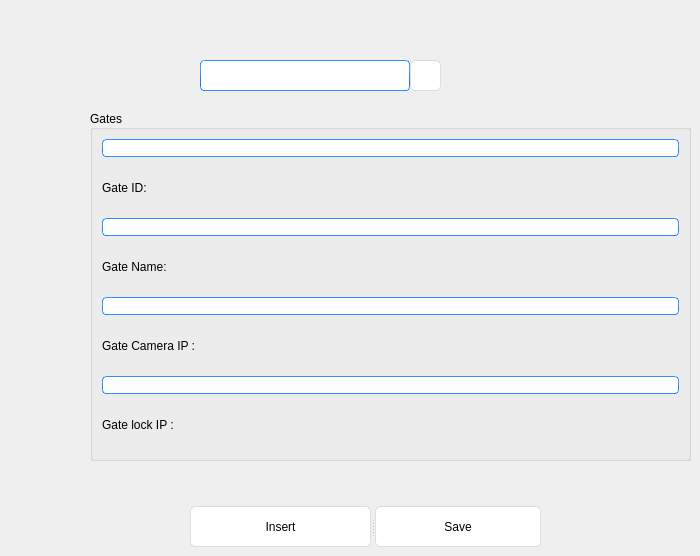
    <widget class="QWidget" name="page3">
     <widget class="QPushButton" name="search_gates">
      <property name="geometry">
       <rect>
        <x>410</x>
        <y>60</y>
        <width>31</width>
        <height>31</height>
       </rect>
      </property>
      <property name="styleSheet">
       <string notr="true">QPushButton{
	font: 25 18pt &quot;Bahnschrift Light&quot;;
	border-style: solid;
	border-top-color: qlineargradient(spread:pad, x1:0.5, y1:1, x2:0.5, y2:0, stop:0 rgb(215, 215, 215), stop:1 rgb(222, 222, 222));
	border-right-color: qlineargradient(spread:pad, x1:0, y1:0.5, x2:1, y2:0.5, stop:0 rgb(217, 217, 217), stop:1 rgb(227, 227, 227));
	border-left-color: qlineargradient(spread:pad, x1:0, y1:0.5, x2:1, y2:0.5, stop:0 rgb(227, 227, 227), stop:1 rgb(217, 217, 217));
	border-bottom-color: qlineargradient(spread:pad, x1:0.5, y1:1, x2:0.5, y2:0, stop:0 rgb(215, 215, 215), stop:1 rgb(222, 222, 222));
	border-width: 1px;
	border-radius: 5px;
	color: rgb(0,0,0);
	padding: 2px;
	background-color: rgb(255,255,255);
}
QPushButton:hover{
	border-style: solid;
	border-top-color: qlineargradient(spread:pad, x1:0.5, y1:1, x2:0.5, y2:0, stop:0 rgb(195, 195, 195), stop:1 rgb(222, 222, 222));
	border-right-color: qlineargradient(spread:pad, x1:0, y1:0.5, x2:1, y2:0.5, stop:0 rgb(197, 197, 197), stop:1 rgb(227, 227, 227));
	border-left-color: qlineargradient(spread:pad, x1:0, y1:0.5, x2:1, y2:0.5, stop:0 rgb(227, 227, 227), stop:1 rgb(197, 197, 197));
	border-bottom-color: qlineargradient(spread:pad, x1:0.5, y1:1, x2:0.5, y2:0, stop:0 rgb(195, 195, 195), stop:1 rgb(222, 222, 222));
	border-width: 1px;
	border-radius: 5px;
	color: rgb(0,0,0);
	padding: 2px;
	background-color: rgb(255,255,255);
}
QPushButton:pressed{
	border-style: solid;
	border-top-color: qlineargradient(spread:pad, x1:0.5, y1:1, x2:0.5, y2:0, stop:0 rgb(215, 215, 215), stop:1 rgb(222, 222, 222));
	border-right-color: qlineargradient(spread:pad, x1:0, y1:0.5, x2:1, y2:0.5, stop:0 rgb(217, 217, 217), stop:1 rgb(227, 227, 227));
	border-left-color: qlineargradient(spread:pad, x1:0, y1:0.5, x2:1, y2:0.5, stop:0 rgb(227, 227, 227), stop:1 rgb(217, 217, 217));
	border-bottom-color: qlineargradient(spread:pad, x1:0.5, y1:1, x2:0.5, y2:0, stop:0 rgb(215, 215, 215), stop:1 rgb(222, 222, 222));
	border-width: 1px;
	border-radius: 5px;
	color: rgb(0,0,0);
	padding: 2px;
	background-color: rgb(142,142,142);
}
QPushButton:disabled{
	border-style: solid;
	border-top-color: qlineargradient(spread:pad, x1:0.5, y1:1, x2:0.5, y2:0, stop:0 rgb(215, 215, 215), stop:1 rgb(222, 222, 222));
	border-right-color: qlineargradient(spread:pad, x1:0, y1:0.5, x2:1, y2:0.5, stop:0 rgb(217, 217, 217), stop:1 rgb(227, 227, 227));
	border-left-color: qlineargradient(spread:pad, x1:0, y1:0.5, x2:1, y2:0.5, stop:0 rgb(227, 227, 227), stop:1 rgb(217, 217, 217));
	border-bottom-color: qlineargradient(spread:pad, x1:0.5, y1:1, x2:0.5, y2:0, stop:0 rgb(215, 215, 215), stop:1 rgb(222, 222, 222));
	border-width: 1px;
	border-radius: 5px;
	color: #808086;
	padding: 2px;
	background-color: rgb(142,142,142);
}</string>
      </property>
      <property name="text">
       <string/>
      </property>
      <property name="icon">
       <iconset>
        <normaloff>../icon1.jpg</normaloff>../icon1.jpg</iconset>
      </property>
      <property name="iconSize">
       <size>
        <width>32</width>
        <height>32</height>
       </size>
      </property>
     </widget>
     <widget class="QLineEdit" name="lineEdit_5">
      <property name="geometry">
       <rect>
        <x>200</x>
        <y>60</y>
        <width>210</width>
        <height>31</height>
       </rect>
      </property>
      <property name="styleSheet">
       <string>
border-width: 1px; border-radius: 4px;
background-color: rgb(255, 255, 255);
	border-style: solid;
	border-color: qlineargradient(spread:pad, x1:0.5, y1:1, x2:0.5, y2:0, stop:0 rgba(0, 113, 255, 255), stop:1 rgba(91, 171, 252, 255));</string>
      </property>
     </widget>
     <widget class="QGroupBox" name="groupBox_4">
      <property name="geometry">
       <rect>
        <x>90</x>
        <y>110</y>
        <width>601</width>
        <height>351</height>
       </rect>
      </property>
      <property name="title">
       <string>Gates </string>
      </property>
      <property name="alignment">
       <set>Qt::AlignJustify|Qt::AlignVCenter</set>
      </property>
      <property name="flat">
       <bool>true</bool>
      </property>
      <layout class="QGridLayout" name="gridLayout_3">
       <item row="0" column="0">
        <widget class="QLineEdit" name="gateid_line">
         <property name="styleSheet">
          <string notr="true">
border-width: 1px; border-radius: 4px;
background-color: rgb(255, 255, 255);
	border-style: solid;
	border-color: qlineargradient(spread:pad, x1:0.5, y1:1, x2:0.5, y2:0, stop:0 rgba(0, 113, 255, 255), stop:1 rgba(91, 171, 252, 255));</string>
         </property>
        </widget>
       </item>
       <item row="4" column="0">
        <widget class="QLineEdit" name="camip_line">
         <property name="styleSheet">
          <string notr="true">
border-width: 1px; border-radius: 4px;
background-color: rgb(255, 255, 255);
	border-style: solid;
	border-color: qlineargradient(spread:pad, x1:0.5, y1:1, x2:0.5, y2:0, stop:0 rgba(0, 113, 255, 255), stop:1 rgba(91, 171, 252, 255));</string>
         </property>
        </widget>
       </item>
       <item row="3" column="0">
        <widget class="QLabel" name="label_10">
         <property name="styleSheet">
          <string notr="true">font: 25 12pt &quot;Bahnschrift Light&quot;;</string>
         </property>
         <property name="text">
          <string>Gate Name:</string>
         </property>
        </widget>
       </item>
       <item row="6" column="0">
        <widget class="QLineEdit" name="gatelock_line">
         <property name="styleSheet">
          <string notr="true">
border-width: 1px; border-radius: 4px;
background-color: rgb(255, 255, 255);
	border-style: solid;
	border-color: qlineargradient(spread:pad, x1:0.5, y1:1, x2:0.5, y2:0, stop:0 rgba(0, 113, 255, 255), stop:1 rgba(91, 171, 252, 255));</string>
         </property>
        </widget>
       </item>
       <item row="1" column="0">
        <widget class="QLabel" name="label_9">
         <property name="styleSheet">
          <string notr="true">font: 25 12pt &quot;Bahnschrift Light&quot;;</string>
         </property>
         <property name="text">
          <string>Gate ID:</string>
         </property>
        </widget>
       </item>
       <item row="2" column="0">
        <widget class="QLineEdit" name="gate_line">
         <property name="styleSheet">
          <string notr="true">
border-width: 1px; border-radius: 4px;
background-color: rgb(255, 255, 255);
	border-style: solid;
	border-color: qlineargradient(spread:pad, x1:0.5, y1:1, x2:0.5, y2:0, stop:0 rgba(0, 113, 255, 255), stop:1 rgba(91, 171, 252, 255));</string>
         </property>
        </widget>
       </item>
       <item row="5" column="0">
        <widget class="QLabel" name="label_11">
         <property name="styleSheet">
          <string notr="true">font: 25 12pt &quot;Bahnschrift Light&quot;;</string>
         </property>
         <property name="text">
          <string>Gate Camera IP :</string>
         </property>
        </widget>
       </item>
       <item row="7" column="0">
        <widget class="QLabel" name="label_12">
         <property name="styleSheet">
          <string notr="true">font: 25 12pt &quot;Bahnschrift Light&quot;;</string>
         </property>
         <property name="text">
          <string>Gate lock IP :</string>
         </property>
        </widget>
       </item>
      </layout>
     </widget>
     <widget class="QSplitter" name="splitter_2">
      <property name="geometry">
       <rect>
        <x>190</x>
        <y>506</y>
        <width>351</width>
        <height>41</height>
       </rect>
      </property>
      <property name="orientation">
       <enum>Qt::Horizontal</enum>
      </property>
      <widget class="QPushButton" name="insert_gate">
       <property name="styleSheet">
        <string notr="true">QPushButton{
	font: 25 18pt &quot;Bahnschrift Light&quot;;
	border-style: solid;
	border-top-color: qlineargradient(spread:pad, x1:0.5, y1:1, x2:0.5, y2:0, stop:0 rgb(215, 215, 215), stop:1 rgb(222, 222, 222));
	border-right-color: qlineargradient(spread:pad, x1:0, y1:0.5, x2:1, y2:0.5, stop:0 rgb(217, 217, 217), stop:1 rgb(227, 227, 227));
	border-left-color: qlineargradient(spread:pad, x1:0, y1:0.5, x2:1, y2:0.5, stop:0 rgb(227, 227, 227), stop:1 rgb(217, 217, 217));
	border-bottom-color: qlineargradient(spread:pad, x1:0.5, y1:1, x2:0.5, y2:0, stop:0 rgb(215, 215, 215), stop:1 rgb(222, 222, 222));
	border-width: 1px;
	border-radius: 5px;
	color: rgb(0,0,0);
	padding: 2px;
	background-color: rgb(255,255,255);
}
QPushButton:hover{
	border-style: solid;
	border-top-color: qlineargradient(spread:pad, x1:0.5, y1:1, x2:0.5, y2:0, stop:0 rgb(195, 195, 195), stop:1 rgb(222, 222, 222));
	border-right-color: qlineargradient(spread:pad, x1:0, y1:0.5, x2:1, y2:0.5, stop:0 rgb(197, 197, 197), stop:1 rgb(227, 227, 227));
	border-left-color: qlineargradient(spread:pad, x1:0, y1:0.5, x2:1, y2:0.5, stop:0 rgb(227, 227, 227), stop:1 rgb(197, 197, 197));
	border-bottom-color: qlineargradient(spread:pad, x1:0.5, y1:1, x2:0.5, y2:0, stop:0 rgb(195, 195, 195), stop:1 rgb(222, 222, 222));
	border-width: 1px;
	border-radius: 5px;
	color: rgb(0,0,0);
	padding: 2px;
	background-color: rgb(255,255,255);
}
QPushButton:pressed{
	border-style: solid;
	border-top-color: qlineargradient(spread:pad, x1:0.5, y1:1, x2:0.5, y2:0, stop:0 rgb(215, 215, 215), stop:1 rgb(222, 222, 222));
	border-right-color: qlineargradient(spread:pad, x1:0, y1:0.5, x2:1, y2:0.5, stop:0 rgb(217, 217, 217), stop:1 rgb(227, 227, 227));
	border-left-color: qlineargradient(spread:pad, x1:0, y1:0.5, x2:1, y2:0.5, stop:0 rgb(227, 227, 227), stop:1 rgb(217, 217, 217));
	border-bottom-color: qlineargradient(spread:pad, x1:0.5, y1:1, x2:0.5, y2:0, stop:0 rgb(215, 215, 215), stop:1 rgb(222, 222, 222));
	border-width: 1px;
	border-radius: 5px;
	color: rgb(0,0,0);
	padding: 2px;
	background-color: rgb(142,142,142);
}
QPushButton:disabled{
	border-style: solid;
	border-top-color: qlineargradient(spread:pad, x1:0.5, y1:1, x2:0.5, y2:0, stop:0 rgb(215, 215, 215), stop:1 rgb(222, 222, 222));
	border-right-color: qlineargradient(spread:pad, x1:0, y1:0.5, x2:1, y2:0.5, stop:0 rgb(217, 217, 217), stop:1 rgb(227, 227, 227));
	border-left-color: qlineargradient(spread:pad, x1:0, y1:0.5, x2:1, y2:0.5, stop:0 rgb(227, 227, 227), stop:1 rgb(217, 217, 217));
	border-bottom-color: qlineargradient(spread:pad, x1:0.5, y1:1, x2:0.5, y2:0, stop:0 rgb(215, 215, 215), stop:1 rgb(222, 222, 222));
	border-width: 1px;
	border-radius: 5px;
	color: #808086;
	padding: 2px;
	background-color: rgb(142,142,142);
}</string>
       </property>
       <property name="text">
        <string>Insert</string>
       </property>
      </widget>
      <widget class="QPushButton" name="save_gate">
       <property name="styleSheet">
        <string notr="true">QPushButton{
	font: 25 18pt &quot;Bahnschrift Light&quot;;
	border-style: solid;
	border-top-color: qlineargradient(spread:pad, x1:0.5, y1:1, x2:0.5, y2:0, stop:0 rgb(215, 215, 215), stop:1 rgb(222, 222, 222));
	border-right-color: qlineargradient(spread:pad, x1:0, y1:0.5, x2:1, y2:0.5, stop:0 rgb(217, 217, 217), stop:1 rgb(227, 227, 227));
	border-left-color: qlineargradient(spread:pad, x1:0, y1:0.5, x2:1, y2:0.5, stop:0 rgb(227, 227, 227), stop:1 rgb(217, 217, 217));
	border-bottom-color: qlineargradient(spread:pad, x1:0.5, y1:1, x2:0.5, y2:0, stop:0 rgb(215, 215, 215), stop:1 rgb(222, 222, 222));
	border-width: 1px;
	border-radius: 5px;
	color: rgb(0,0,0);
	padding: 2px;
	background-color: rgb(255,255,255);
}
QPushButton:hover{
	border-style: solid;
	border-top-color: qlineargradient(spread:pad, x1:0.5, y1:1, x2:0.5, y2:0, stop:0 rgb(195, 195, 195), stop:1 rgb(222, 222, 222));
	border-right-color: qlineargradient(spread:pad, x1:0, y1:0.5, x2:1, y2:0.5, stop:0 rgb(197, 197, 197), stop:1 rgb(227, 227, 227));
	border-left-color: qlineargradient(spread:pad, x1:0, y1:0.5, x2:1, y2:0.5, stop:0 rgb(227, 227, 227), stop:1 rgb(197, 197, 197));
	border-bottom-color: qlineargradient(spread:pad, x1:0.5, y1:1, x2:0.5, y2:0, stop:0 rgb(195, 195, 195), stop:1 rgb(222, 222, 222));
	border-width: 1px;
	border-radius: 5px;
	color: rgb(0,0,0);
	padding: 2px;
	background-color: rgb(255,255,255);
}
QPushButton:pressed{
	border-style: solid;
	border-top-color: qlineargradient(spread:pad, x1:0.5, y1:1, x2:0.5, y2:0, stop:0 rgb(215, 215, 215), stop:1 rgb(222, 222, 222));
	border-right-color: qlineargradient(spread:pad, x1:0, y1:0.5, x2:1, y2:0.5, stop:0 rgb(217, 217, 217), stop:1 rgb(227, 227, 227));
	border-left-color: qlineargradient(spread:pad, x1:0, y1:0.5, x2:1, y2:0.5, stop:0 rgb(227, 227, 227), stop:1 rgb(217, 217, 217));
	border-bottom-color: qlineargradient(spread:pad, x1:0.5, y1:1, x2:0.5, y2:0, stop:0 rgb(215, 215, 215), stop:1 rgb(222, 222, 222));
	border-width: 1px;
	border-radius: 5px;
	color: rgb(0,0,0);
	padding: 2px;
	background-color: rgb(142,142,142);
}
QPushButton:disabled{
	border-style: solid;
	border-top-color: qlineargradient(spread:pad, x1:0.5, y1:1, x2:0.5, y2:0, stop:0 rgb(215, 215, 215), stop:1 rgb(222, 222, 222));
	border-right-color: qlineargradient(spread:pad, x1:0, y1:0.5, x2:1, y2:0.5, stop:0 rgb(217, 217, 217), stop:1 rgb(227, 227, 227));
	border-left-color: qlineargradient(spread:pad, x1:0, y1:0.5, x2:1, y2:0.5, stop:0 rgb(227, 227, 227), stop:1 rgb(217, 217, 217));
	border-bottom-color: qlineargradient(spread:pad, x1:0.5, y1:1, x2:0.5, y2:0, stop:0 rgb(215, 215, 215), stop:1 rgb(222, 222, 222));
	border-width: 1px;
	border-radius: 5px;
	color: #808086;
	padding: 2px;
	background-color: rgb(142,142,142);
}</string>
       </property>
       <property name="text">
        <string>Save</string>
       </property>
      </widget>
     </widget>
    </widget>
